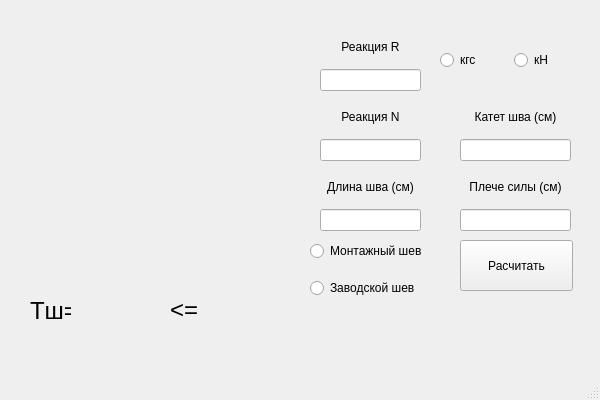
<?xml version="1.0" encoding="UTF-8"?>
<ui version="4.0">
 <class>weldingFas3</class>
 <widget class="QMainWindow" name="weldingFas3">
  <property name="geometry">
   <rect>
    <x>0</x>
    <y>0</y>
    <width>600</width>
    <height>400</height>
   </rect>
  </property>
  <property name="minimumSize">
   <size>
    <width>600</width>
    <height>400</height>
   </size>
  </property>
  <property name="windowTitle">
   <string>Проверка длины сварного шва</string>
  </property>
  <widget class="QWidget" name="centralwidget">
   <widget class="QWidget" name="gridLayoutWidget">
    <property name="geometry">
     <rect>
      <x>30</x>
      <y>30</y>
      <width>261</width>
      <height>201</height>
     </rect>
    </property>
    <layout class="QGridLayout" name="gridLayout">
     <item row="0" column="0">
      <widget class="QLabel" name="fas3img">
       <property name="text">
        <string/>
       </property>
      </widget>
     </item>
    </layout>
   </widget>
   <widget class="QWidget" name="gridLayoutWidget_5">
    <property name="geometry">
     <rect>
      <x>320</x>
      <y>30</y>
      <width>101</width>
      <height>61</height>
     </rect>
    </property>
    <layout class="QGridLayout" name="gridLayout_5">
     <item row="0" column="1">
      <widget class="QLabel" name="label_7">
       <property name="text">
        <string>Реакция R</string>
       </property>
       <property name="alignment">
        <set>Qt::AlignCenter</set>
       </property>
      </widget>
     </item>
     <item row="1" column="1">
      <widget class="QLineEdit" name="rop"/>
     </item>
    </layout>
   </widget>
   <widget class="QWidget" name="gridLayoutWidget_6">
    <property name="geometry">
     <rect>
      <x>320</x>
      <y>170</y>
      <width>101</width>
      <height>61</height>
     </rect>
    </property>
    <layout class="QGridLayout" name="gridLayout_6">
     <item row="0" column="1">
      <widget class="QLabel" name="label_8">
       <property name="text">
        <string>Длина шва (см)</string>
       </property>
       <property name="alignment">
        <set>Qt::AlignCenter</set>
       </property>
      </widget>
     </item>
     <item row="1" column="1">
      <widget class="QLineEdit" name="weld_l"/>
     </item>
    </layout>
   </widget>
   <widget class="QWidget" name="gridLayoutWidget_7">
    <property name="geometry">
     <rect>
      <x>460</x>
      <y>100</y>
      <width>111</width>
      <height>61</height>
     </rect>
    </property>
    <layout class="QGridLayout" name="gridLayout_7">
     <item row="0" column="1">
      <widget class="QLabel" name="label_9">
       <property name="text">
        <string>Катет шва (см)</string>
       </property>
       <property name="alignment">
        <set>Qt::AlignCenter</set>
       </property>
      </widget>
     </item>
     <item row="1" column="1">
      <widget class="QLineEdit" name="weld_k"/>
     </item>
    </layout>
   </widget>
   <widget class="QWidget" name="gridLayoutWidget_8">
    <property name="geometry">
     <rect>
      <x>460</x>
      <y>170</y>
      <width>111</width>
      <height>61</height>
     </rect>
    </property>
    <layout class="QGridLayout" name="gridLayout_8">
     <item row="0" column="1">
      <widget class="QLabel" name="label_10">
       <property name="text">
        <string>Плече силы (см)</string>
       </property>
       <property name="alignment">
        <set>Qt::AlignCenter</set>
       </property>
      </widget>
     </item>
     <item row="1" column="1">
      <widget class="QLineEdit" name="force_l"/>
     </item>
    </layout>
   </widget>
   <widget class="QLabel" name="label_11">
    <property name="geometry">
     <rect>
      <x>30</x>
      <y>290</y>
      <width>41</width>
      <height>41</height>
     </rect>
    </property>
    <property name="font">
     <font>
      <pointsize>18</pointsize>
     </font>
    </property>
    <property name="text">
     <string>Tш=</string>
    </property>
   </widget>
   <widget class="QWidget" name="gridLayoutWidget_9">
    <property name="geometry">
     <rect>
      <x>80</x>
      <y>280</y>
      <width>81</width>
      <height>61</height>
     </rect>
    </property>
    <layout class="QGridLayout" name="gridLayout_9">
     <item row="0" column="0">
      <widget class="QLabel" name="result">
       <property name="font">
        <font>
         <pointsize>18</pointsize>
        </font>
       </property>
       <property name="text">
        <string/>
       </property>
       <property name="alignment">
        <set>Qt::AlignCenter</set>
       </property>
      </widget>
     </item>
    </layout>
   </widget>
   <widget class="QLabel" name="label_13">
    <property name="geometry">
     <rect>
      <x>170</x>
      <y>290</y>
      <width>41</width>
      <height>41</height>
     </rect>
    </property>
    <property name="font">
     <font>
      <pointsize>18</pointsize>
     </font>
    </property>
    <property name="text">
     <string>&lt;=</string>
    </property>
   </widget>
   <widget class="QWidget" name="gridLayoutWidget_10">
    <property name="geometry">
     <rect>
      <x>200</x>
      <y>280</y>
      <width>81</width>
      <height>61</height>
     </rect>
    </property>
    <layout class="QGridLayout" name="gridLayout_10">
     <item row="0" column="0">
      <widget class="QLabel" name="ry_resist">
       <property name="font">
        <font>
         <pointsize>18</pointsize>
        </font>
       </property>
       <property name="text">
        <string/>
       </property>
       <property name="alignment">
        <set>Qt::AlignCenter</set>
       </property>
      </widget>
     </item>
    </layout>
   </widget>
   <widget class="QPushButton" name="pushResult">
    <property name="geometry">
     <rect>
      <x>460</x>
      <y>240</y>
      <width>113</width>
      <height>51</height>
     </rect>
    </property>
    <property name="text">
     <string>Расчитать</string>
    </property>
   </widget>
   <widget class="QWidget" name="gridLayoutWidget_11">
    <property name="geometry">
     <rect>
      <x>320</x>
      <y>100</y>
      <width>101</width>
      <height>61</height>
     </rect>
    </property>
    <layout class="QGridLayout" name="gridLayout_11">
     <item row="0" column="1">
      <widget class="QLabel" name="label_12">
       <property name="text">
        <string>Реакция N</string>
       </property>
       <property name="alignment">
        <set>Qt::AlignCenter</set>
       </property>
      </widget>
     </item>
     <item row="1" column="1">
      <widget class="QLineEdit" name="nop"/>
     </item>
    </layout>
   </widget>
   <widget class="QWidget" name="gridLayoutWidget_2">
    <property name="geometry">
     <rect>
      <x>440</x>
      <y>40</y>
      <width>141</width>
      <height>41</height>
     </rect>
    </property>
    <layout class="QGridLayout" name="gridLayout_2">
     <item row="0" column="0">
      <widget class="QRadioButton" name="kgs">
       <property name="text">
        <string>кгс</string>
       </property>
      </widget>
     </item>
     <item row="0" column="1">
      <widget class="QRadioButton" name="kn">
       <property name="text">
        <string>кН</string>
       </property>
      </widget>
     </item>
    </layout>
   </widget>
   <widget class="QWidget" name="gridLayoutWidget_3">
    <property name="geometry">
     <rect>
      <x>310</x>
      <y>230</y>
      <width>141</width>
      <height>81</height>
     </rect>
    </property>
    <layout class="QGridLayout" name="gridLayout_3">
     <item row="0" column="0">
      <widget class="QRadioButton" name="montage">
       <property name="text">
        <string>Монтажный шев</string>
       </property>
      </widget>
     </item>
     <item row="1" column="0">
      <widget class="QRadioButton" name="prefab">
       <property name="text">
        <string>Заводской шев</string>
       </property>
      </widget>
     </item>
    </layout>
   </widget>
  </widget>
  <widget class="QStatusBar" name="statusbar"/>
 </widget>
 <resources/>
 <connections/>
</ui>
